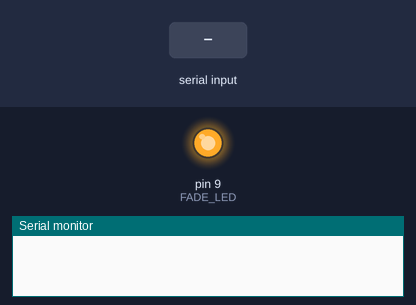
A sketch run on a simulated Arduino Uno, built with avr-gcc and run on an emulated ATmega328P. On the bench: output pins drawn as LEDs (lit = HIGH), the last lines printed to the serial monitor. Inputs (shaded band) come from the test bench.

Above: at 1.2 s.
1.3 s: "1\n" received over Serial
At 2.1 s:
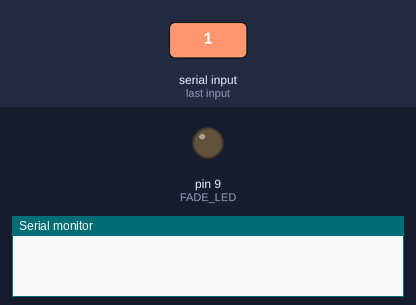
3.8 s: "0\n" received over Serial
At 6.2 s:
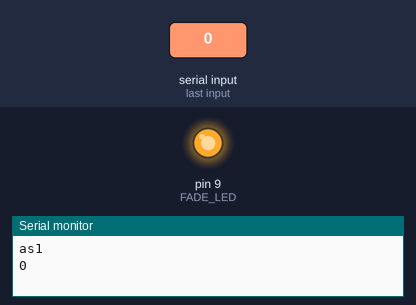
Timing chart, 0 to 7.7 s (numbered marks = the images above; inputs shaded):
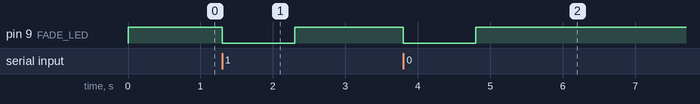

Measured:
- after the input at 1.3 s, pin 9 (FADE_LED): HIGH → LOW at once, → HIGH 1.0 s later
- after the input at 3.8 s, pin 9 (FADE_LED): HIGH → LOW at once, → HIGH 1.0 s later

The sketch:

Button_LED.ino
```cpp
//ボタン関連のテストコード

#define LED 13 //13番のピンにLEDを接続
#define BUTTON 7 //7番のピンにボタンを接続
#define FADE_LED 9 //9番のピンにLEDを接続

#define SENSOR 0 //センサがつながっているピン

int val = 0; //入力ピンの状態
int val_old = 0; //valの前の状態
int state = 0; //LEDの状態
int i;

/*シリアル通信の割り込み処理テスト*/
String in = "as";
byte ok;
/*ここまで*/

int brightness = 128; //明るさの値を保存
unsigned long startTime = 0; //押し始める時間保存

void setup() {
  // put your setup code here, to run once:
  Serial.begin(9600);//毎秒9600bitでシリアルポート開放
  //pinMode(LED, OUTPUT); //LEDを接続したピンを出力に設定
  //pinMode(BUTTON, INPUT); //BUTTONを接続したピンを入力に設定
  pinMode(FADE_LED, OUTPUT); //LEDを接続したピンを出力に設定
}

/*シリアル通信テスト状態*/
void loop() {
  // put your main code here, to run repeatedly:
  //Pushing_LED(LED,BUTTON); //ボタンが押されている間，LEDを点灯する
  //Switching_LED(LED,BUTTON); //ボタンが押されると，LEDを点灯する
  //Fade_LED(FADE_LED); //フェイドイン&アウト
  //SwitchAndFade_LED(FADE_LED,BUTTON); //ボタンを押すと点灯，押してる長さで明るさ調整
  //LightSensor_LED(FADE_LED); //光センサを用いてLEDの明るさを調節
  analogWrite(FADE_LED, 255);
   /* delay(500);
    analogWrite(FADE_LED, 128);
    delay(500);
    analogWrite(FADE_LED, 0);
    delay(500);
  */

  /*シリアル通信の割り込み処理テスト*/
  if (ok == 1) {
    Serial.print(in);
    in = "";
    ok = 0;
  }
}


void Pushing_LED(int Led, int Button) {
  val = digitalRead(Button); //BUTTONのピンからの入力をvalに保存

  /*入力がHIGHなら点灯*/
  if (val == HIGH) {
    digitalWrite(Led, HIGH); //LEDを点ける
  } else {
    digitalWrite(Led, LOW); //LEDを消す
  }
}


void Switching_LED(int Led, int Button) {
  val = digitalRead(Button); //BUTTONのピンからの入力をvalに保存

  /*val前の状態と比較して異なっていたら，状態を変更*/
  if (val != val_old) {
    state = 1 - state;
    delay(10);
  }

  /*前の状態を保存*/
  val_old = val;

  /*入力がHIGHならstateを変更*/
  /*  if(val == HIGH){
    state = 1 - state;
    }
  */
  if (state == 1) {
    digitalWrite(Led, HIGH); //LEDを点ける
  } else {
    digitalWrite(Led, LOW); //LEDを消す
  }
}

void Fade_LED(int Led) {
  /*フェードイン*/
  for (i = 0; i < 255; i++ ) {
    analogWrite(Led, i);
    delay(10);
  }

  /*フェードアウト*/
  for (i = 255; i > 0; i-- ) {
    analogWrite(Led, i);
    delay(10);
  }
}

void SwitchAndFade_LED(int Led, int Button) {
  val = digitalRead(Button); //BUTTONのピンからの入力をvalに保存

  /*val前の状態と比較して異なっていたら，状態を変更*/
  if (val != val_old) {
    state = 1 - state;
    startTime = millis(); //ボードがリセットされてからの時間をmsで保存
    //最後にボタンが押された時間を記録
    delay(10);
  }

  /*ボタンが押し続けられているかをチェック*/
  if ((val == HIGH) && (val_old == HIGH)) {
    //500ms押されているかどうか
    if (state == 1 && (millis() - startTime) > 500) {
      brightness++; //明るさを1づつ上昇
      delay(10);
      if (brightness > 255) { //255を超えたらリセット
        brightness = 0;
      }
    }
  }

  /*前の状態を保存*/
  val_old = val;

  if (state == 1) {
    analogWrite(Led, brightness); //LEDを設定した明るさで点ける
  } else {
    digitalWrite(Led, 0); //LEDを消す
  }

}

void LightSensor_LED(int Led) {
  val = analogRead(0); //センサから値を読み込む(0~1023)

  /*点滅の周期をセンサの値で決める*/
  /*digitalWrite(Led, HIGH); //LEDを点ける
    delay(val);

    digitalWrite(Led, LOW); //LEDを消す
    delay(val);
  */
  /*明るさをセンサの値で決める*/
  analogWrite(Led, val / 4);

  /*センサの値を送信*/
  Serial.println(val);

  delay(10);

  //delay(100);

}

//シリアル割り込み処理
void serialEvent() {
  char ch;
  digitalWrite(FADE_LED, 0); //LEDを消す
   delay(500);
  if (Serial.available() > 0) {
    ch = Serial.read();
    in += ch;
  }
  if (ch == '\n') ok = 1;
}
```
